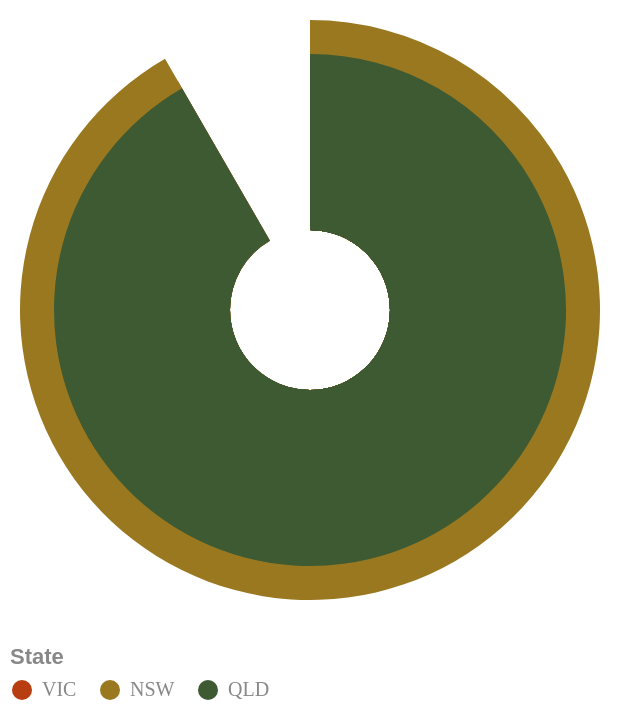

This figure's Vega-Lite source:
### Vega-Lite specification from a JSON file in a GitHub repository (floating-point values rounded to 4 significant figures)
{"$schema": "https://vega.github.io/schema/vega-lite/v5.json", "width": "container", "height": 300, "background": "transparent", "data": {"values": [{"month": "Jan", "month_num": 1, "fires": 95, "state": "VIC"}, {"month": "Feb", "month_num": 2, "fires": 88, "state": "VIC"}, {"month": "Mar", "month_num": 3, "fires": 72, "state": "VIC"}, {"month": "Apr", "month_num": 4, "fires": 28, "state": "VIC"}, {"month": "May", "month_num": 5, "fires": 15, "state": "VIC"}, {"month": "Jun", "month_num": 6, "fires": 8, "state": "VIC"}, {"month": "Jul", "month_num": 7, "fires": 6, "state": "VIC"}, {"month": "Aug", "month_num": 8, "fires": 12, "state": "VIC"}, {"month": "Sep", "month_num": 9, "fires": 35, "state": "VIC"}, {"month": "Oct", "month_num": 10, "fires": 58, "state": "VIC"}, {"month": "Nov", "month_num": 11, "fires": 78, "state": "VIC"}, {"month": "Dec", "month_num": 12, "fires": 92, "state": "VIC"}, {"month": "Jan", "month_num": 1, "fires": 110, "state": "NSW"}, {"month": "Feb", "month_num": 2, "fires": 98, "state": "NSW"}, {"month": "Mar", "month_num": 3, "fires": 65, "state": "NSW"}, {"month": "Apr", "month_num": 4, "fires": 22, "state": "NSW"}, {"month": "May", "month_num": 5, "fires": 10, "state": "NSW"}, {"month": "Jun", "month_num": 6, "fires": 5, "state": "NSW"}, {"month": "Jul", "month_num": 7, "fires": 4, "state": "NSW"}, {"month": "Aug", "month_num": 8, "fires": 9, "state": "NSW"}, {"month": "Sep", "month_num": 9, "fires": 42, "state": "NSW"}, {"month": "Oct", "month_num": 10, "fires": 72, "state": "NSW"}, {"month": "Nov", "month_num": 11, "fires": 95, "state": "NSW"}, {"month": "Dec", "month_num": 12, "fires": 105, "state": "NSW"}, {"month": "Jan", "month_num": 1, "fires": 85, "state": "QLD"}, {"month": "Feb", "month_num": 2, "fires": 78, "state": "QLD"}, {"month": "Mar", "month_num": 3, "fires": 82, "state": "QLD"}, {"month": "Apr", "month_num": 4, "fires": 65, "state": "QLD"}, {"month": "May", "month_num": 5, "fires": 55, "state": "QLD"}, {"month": "Jun", "month_num": 6, "fires": 48, "state": "QLD"}, {"month": "Jul", "month_num": 7, "fires": 52, "state": "QLD"}, {"month": "Aug", "month_num": 8, "fires": 68, "state": "QLD"}, {"month": "Sep", "month_num": 9, "fires": 75, "state": "QLD"}, {"month": "Oct", "month_num": 10, "fires": 80, "state": "QLD"}, {"month": "Nov", "month_num": 11, "fires": 82, "state": "QLD"}, {"month": "Dec", "month_num": 12, "fires": 88, "state": "QLD"}]}, "mark": {"type": "arc", "innerRadius": 40}, "encoding": {"theta": {"field": "month_num", "type": "quantitative", "stack": false, "scale": {"domain": [1, 13]}}, "radius": {"field": "fires", "type": "quantitative", "scale": {"rangeMin": 40}}, "color": {"field": "state", "type": "nominal", "scale": {"domain": ["VIC", "NSW", "QLD"], "range": ["#b83d10", "#9a7820", "#3d5a32"]}, "legend": {"title": "State", "labelColor": "#888", "titleColor": "#888", "labelFont": "DM Mono", "orient": "bottom"}}, "tooltip": [{"field": "month", "title": "Month"}, {"field": "state", "title": "State"}, {"field": "fires", "title": "Fire Events (index)"}]}, "config": {"view": {"stroke": null}}}
